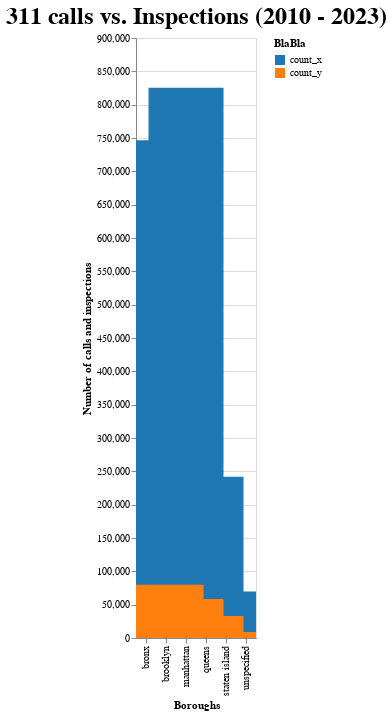

Source (notebook cell):
### Code cell
import altair as alt

alt.Chart(df_altair).mark_bar(size=75, clip=True).encode(
    alt.X('borough').title('Boroughs'),
    alt.Y('value', sort='x').title('Number of calls and inspections'),

    color=alt.Color('variable').title("BlaBla").scale(scheme='category10'),
    # color=alt.condition(alt.datum.borough == 'manhattan', alt.value('red'), alt.value('orange')),
    
# text = df_altair.mark_text(align='left', baseline='middle', dx=3, fontStyle='bold', fontSize=20).encode(text=alt.Text('borough', format=",.3f"))  
).properties(width='container',height=600, title = '311 calls vs. Inspections (2010 - 2023)').configure_title(fontSize=24)


#

### Figure 1 — Vega-Lite specification as saved in the notebook (floating-point values rounded to 4 significant figures)
{"config": {"view": {"continuousWidth": 300, "continuousHeight": 300}, "title": {"fontSize": 24}}, "data": {"name": "data-d3eb98e271f54b5de9eb1d741b68efde"}, "mark": {"type": "bar", "clip": true, "size": 75}, "encoding": {"color": {"field": "variable", "scale": {"scheme": "category10"}, "title": "BlaBla", "type": "nominal"}, "x": {"field": "borough", "title": "Boroughs", "type": "nominal"}, "y": {"field": "value", "sort": "x", "title": "Number of calls and inspections", "type": "quantitative"}}, "height": 600, "title": "311 calls vs. Inspections (2010 - 2023)", "width": "container", "$schema": "https://vega.github.io/schema/vega-lite/v5.8.0.json", "datasets": {"data-d3eb98e271f54b5de9eb1d741b68efde": [{"borough": "manhattan", "variable": "count_x", "value": 767000}, {"borough": "bronx", "variable": "count_x", "value": 705955}, {"borough": "brooklyn", "variable": "count_x", "value": 665071}, {"borough": "queens", "variable": "count_x", "value": 208823}, {"borough": "staten island", "variable": "count_x", "value": 60695}, {"borough": "unspecified", "variable": "count_x", "value": 278}, {"borough": "manhattan", "variable": "count_y", "value": 58366}, {"borough": "bronx", "variable": "count_y", "value": 40563}, {"borough": "brooklyn", "variable": "count_y", "value": 79778}, {"borough": "queens", "variable": "count_y", "value": 32878}, {"borough": "staten island", "variable": "count_y", "value": 8913}, {"borough": "unspecified", "variable": "count_y", "value": 19}]}}
